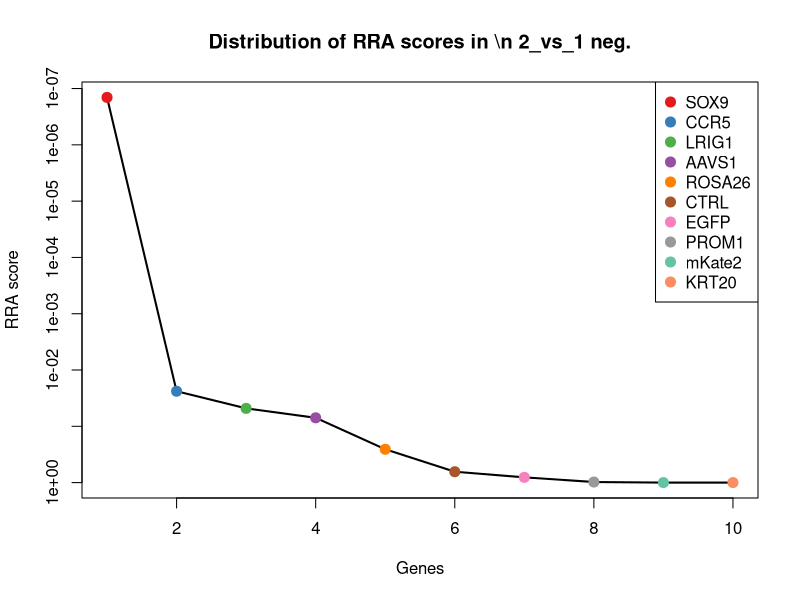
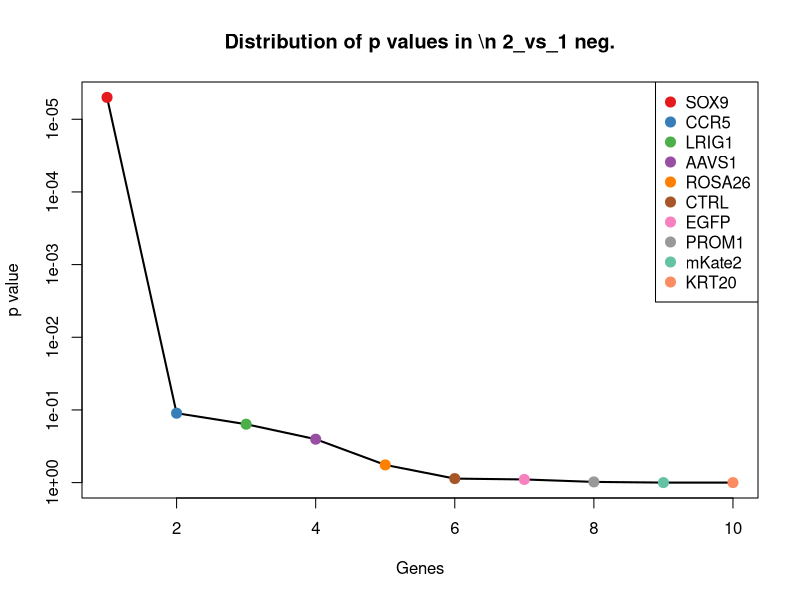
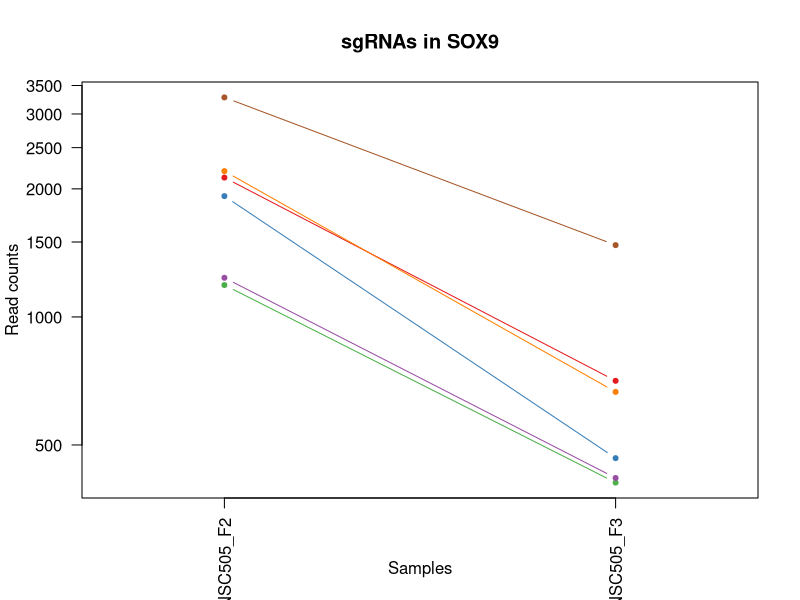
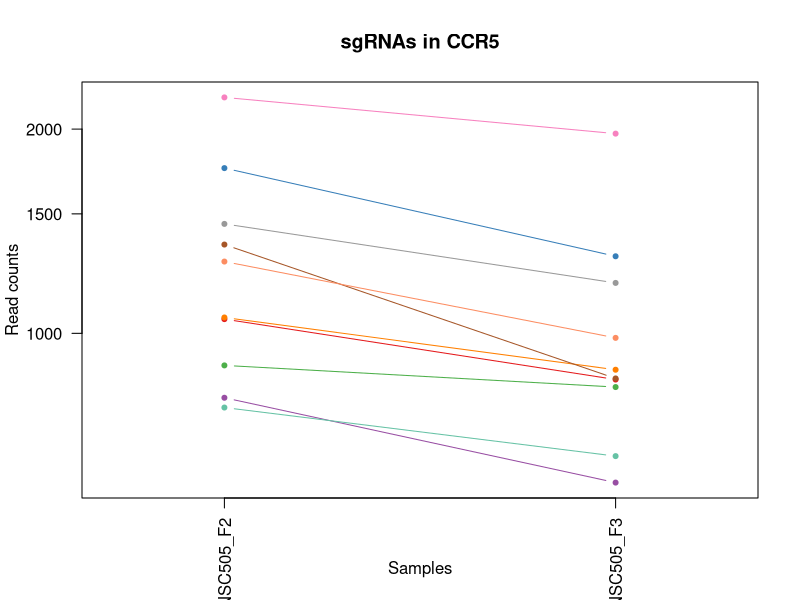
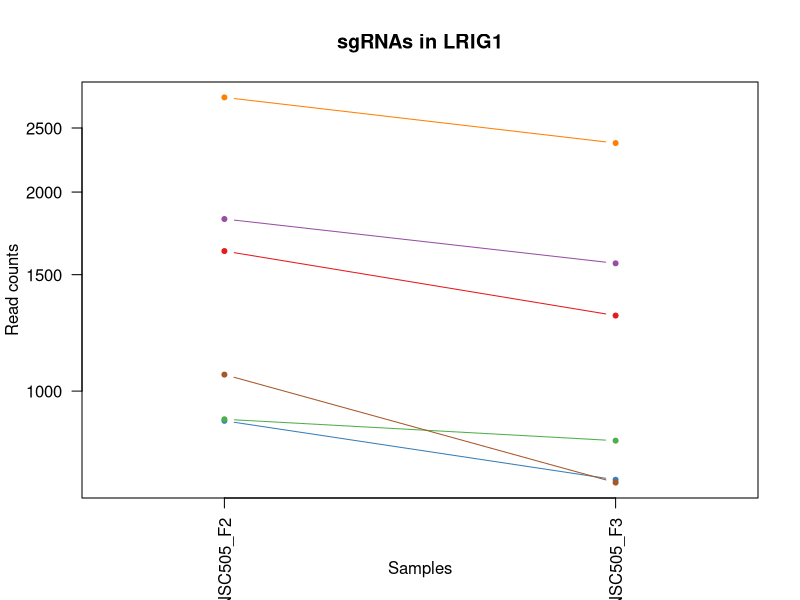
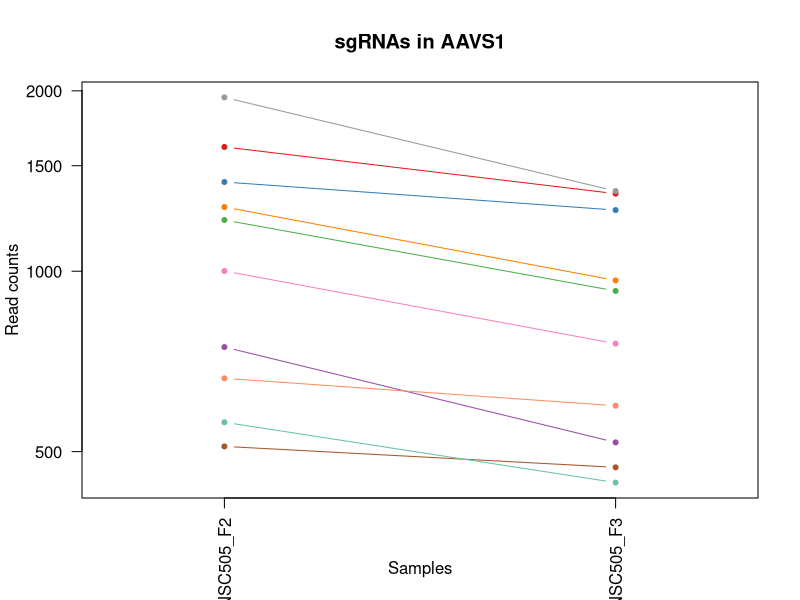
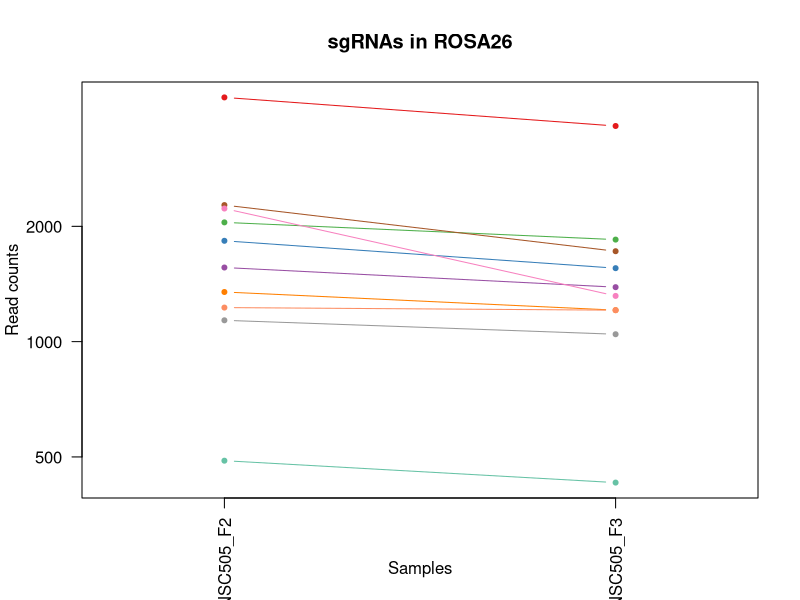
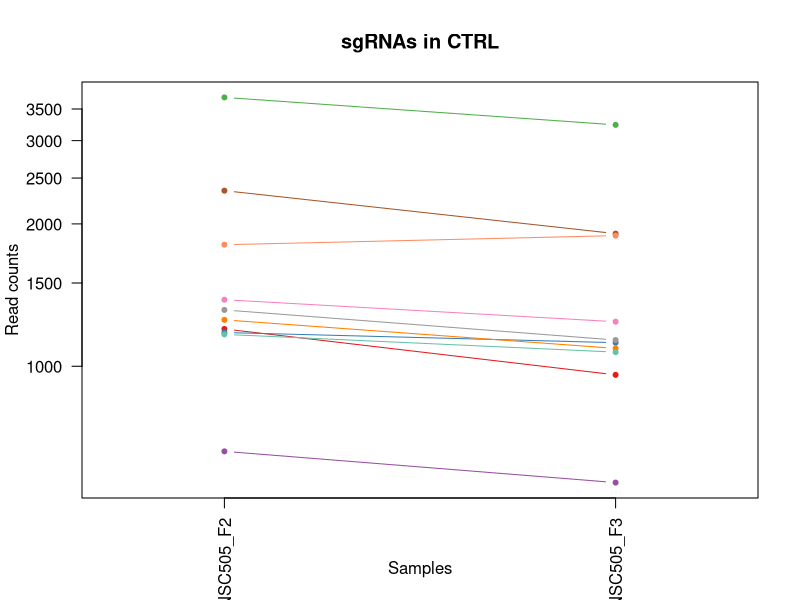

Here is the R script that generated these plots, in order: (Note: this script raises an error after producing the figures.)
pdf(file='S5A_c1_t2.pdf',width=4.5,height=4.5);
gstable=read.table('S5A_c1_t2.gene_summary.txt',header=T)
# 
#
# parameters
# Do not modify the variables beginning with "__"

# gstablename='__GENE_SUMMARY_FILE__'
startindex=3
# outputfile='__OUTPUT_FILE__'
targetgenelist=c("SOX9","CCR5","LRIG1","AAVS1","ROSA26","CTRL","EGFP","PROM1","mKate2","KRT20")
# samplelabel=sub('.\\w+.\\w+$','',colnames(gstable)[startindex]);
samplelabel='2_vs_1 neg.'


# You need to write some codes in front of this code:
# gstable=read.table(gstablename,header=T)
# pdf(file=outputfile,width=6,height=6)


# set up color using RColorBrewer
#library(RColorBrewer)
#colors <- brewer.pal(length(targetgenelist), "Set1")

colors=c( "#E41A1C", "#377EB8", "#4DAF4A", "#984EA3", "#FF7F00",  "#A65628", "#F781BF",
          "#999999", "#66C2A5", "#FC8D62", "#8DA0CB", "#E78AC3", "#A6D854", "#FFD92F", "#E5C494", "#B3B3B3", 
          "#8DD3C7", "#FFFFB3", "#BEBADA", "#FB8072", "#80B1D3", "#FDB462", "#B3DE69", "#FCCDE5",
          "#D9D9D9", "#BC80BD", "#CCEBC5", "#FFED6F")

######
# function definition

plotrankedvalues<-function(val, tglist, ...){
  
  plot(val,log='y',ylim=c(max(val),min(val)),type='l',lwd=2, ...)
  if(length(tglist)>0){
    for(i in 1:length(tglist)){
      targetgene=tglist[i];
      tx=which(names(val)==targetgene);ty=val[targetgene];
      points(tx,ty,col=colors[(i %% length(colors)) ],cex=2,pch=20)
      # text(tx+50,ty,targetgene,col=colors[i])
    }
    legend('topright',tglist,pch=20,pt.cex = 2,cex=1,col=colors)
  }
}



plotrandvalues<-function(val,targetgenelist, ...){
  # choose the one with the best distance distribution
  
  mindiffvalue=0;
  randval=val;
  for(i in 1:20){
    randval0=sample(val)
    vindex=sort(which(names(randval0) %in% targetgenelist))
    if(max(vindex)>0.9*length(val)){
      # print('pass...')
      next;
    }
    mindiffind=min(diff(vindex));
    if (mindiffind > mindiffvalue){
      mindiffvalue=mindiffind;
      randval=randval0;
      # print(paste('Diff: ',mindiffvalue))
    }
  }
  plot(randval,log='y',ylim=c(max(randval),min(randval)),pch=20,col='grey', ...)
  
  if(length(targetgenelist)>0){
    for(i in 1:length(targetgenelist)){
      targetgene=targetgenelist[i];
      tx=which(names(randval)==targetgene);ty=randval[targetgene];
      points(tx,ty,col=colors[(i %% length(colors)) ],cex=2,pch=20)
      text(tx+50,ty,targetgene,col=colors[i])
    }
  }
  
}




# set.seed(1235)



pvec=gstable[,startindex]
names(pvec)=gstable[,'id']
pvec=sort(pvec);

plotrankedvalues(pvec,targetgenelist,xlab='Genes',ylab='RRA score',main=paste('Distribution of RRA scores in \\n',samplelabel))

# plotrandvalues(pvec,targetgenelist,xlab='Genes',ylab='RRA score',main=paste('Distribution of RRA scores in \\n',samplelabel))


pvec=gstable[,startindex+1]
names(pvec)=gstable[,'id']
pvec=sort(pvec);

plotrankedvalues(pvec,targetgenelist,xlab='Genes',ylab='p value',main=paste('Distribution of p values in \\n',samplelabel))

# plotrandvalues(pvec,targetgenelist,xlab='Genes',ylab='p value',main=paste('Distribution of p values in \\n',samplelabel))



# you need to write after this code:
# dev.off()






# parameters
# Do not modify the variables beginning with "__"
targetmat=list(c(2124.9975205822075,706.6174518270284),c(1921.9227689582103,464.5546221195187),c(1187.3557248063362,406.87156482751635),c(1234.9665517421058,417.17211077251676),c(2200.786183867718,665.4152680470268),c(3280.2888109215965,1474.0081247295593))
targetgene="SOX9"
collabel=c("S34_MNSC505_F2","S35_MNSC505_F3")

# set up color using RColorBrewer
#library(RColorBrewer)
#colors <- brewer.pal(length(targetgenelist), "Set1")

colors=c( "#E41A1C", "#377EB8", "#4DAF4A", "#984EA3", "#FF7F00",  "#A65628", "#F781BF",
          "#999999", "#66C2A5", "#FC8D62", "#8DA0CB", "#E78AC3", "#A6D854", "#FFD92F", "#E5C494", "#B3B3B3", 
          "#8DD3C7", "#FFFFB3", "#BEBADA", "#FB8072", "#80B1D3", "#FDB462", "#B3DE69", "#FCCDE5",
          "#D9D9D9", "#BC80BD", "#CCEBC5", "#FFED6F")


## code

targetmatvec=unlist(targetmat)+1
yrange=range(targetmatvec[targetmatvec>0]);
# yrange[1]=1; # set the minimum value to 1
for(i in 1:length(targetmat)){
  vali=targetmat[[i]]+1;
  if(i==1){
    plot(1:length(vali),vali,type='b',las=1,pch=20,main=paste('sgRNAs in',targetgene),ylab='Read counts',xlab='Samples',xlim=c(0.7,length(vali)+0.3),ylim = yrange,col=colors[(i %% length(colors))],xaxt='n',log='y')
    axis(1,at=1:length(vali),labels=(collabel),las=2)
    # lines(0:100,rep(1,101),col='black');
  }else{
    lines(1:length(vali),vali,type='b',pch=20,col=colors[(i %% length(colors))])
  }
}




# parameters
# Do not modify the variables beginning with "__"
targetmat=list(c(1048.409842116233,853.9152588405343),c(1750.9124518011602,1297.8687890700521),c(895.86086601591,832.2841123560335),c(802.5825112029736,601.5518831880242),c(1054.2397392920416,882.7567874865355),c(1350.592845728975,857.0054226240345),c(2226.049071629555,1968.4343300895791),c(1448.7294481884185,1185.5928382695477),c(776.3479739118352,658.2048858855264),c(1274.804182443464,983.7021377475396))
targetgene="CCR5"
collabel=c("S34_MNSC505_F2","S35_MNSC505_F3")

# set up color using RColorBrewer
#library(RColorBrewer)
#colors <- brewer.pal(length(targetgenelist), "Set1")

colors=c( "#E41A1C", "#377EB8", "#4DAF4A", "#984EA3", "#FF7F00",  "#A65628", "#F781BF",
          "#999999", "#66C2A5", "#FC8D62", "#8DA0CB", "#E78AC3", "#A6D854", "#FFD92F", "#E5C494", "#B3B3B3", 
          "#8DD3C7", "#FFFFB3", "#BEBADA", "#FB8072", "#80B1D3", "#FDB462", "#B3DE69", "#FCCDE5",
          "#D9D9D9", "#BC80BD", "#CCEBC5", "#FFED6F")


## code

targetmatvec=unlist(targetmat)+1
yrange=range(targetmatvec[targetmatvec>0]);
# yrange[1]=1; # set the minimum value to 1
for(i in 1:length(targetmat)){
  vali=targetmat[[i]]+1;
  if(i==1){
    plot(1:length(vali),vali,type='b',las=1,pch=20,main=paste('sgRNAs in',targetgene),ylab='Read counts',xlab='Samples',xlim=c(0.7,length(vali)+0.3),ylim = yrange,col=colors[(i %% length(colors))],xaxt='n',log='y')
    axis(1,at=1:length(vali),labels=(collabel),las=2)
    # lines(0:100,rep(1,101),col='black');
  }else{
    lines(1:length(vali),vali,type='b',pch=20,col=colors[(i %% length(colors))])
  }
}




# parameters
# Do not modify the variables beginning with "__"
targetmat=list(c(1627.5129615798799,1299.9288982590524),c(900.719113662417,733.3988712840295),c(905.5773613089242,840.5245491120338),c(1819.899568381561,1559.5026560730628),c(2779.8893033313648,2371.1856765390953),c(1058.1263374092473,726.1884891225292))
targetgene="LRIG1"
collabel=c("S34_MNSC505_F2","S35_MNSC505_F3")

# set up color using RColorBrewer
#library(RColorBrewer)
#colors <- brewer.pal(length(targetgenelist), "Set1")

colors=c( "#E41A1C", "#377EB8", "#4DAF4A", "#984EA3", "#FF7F00",  "#A65628", "#F781BF",
          "#999999", "#66C2A5", "#FC8D62", "#8DA0CB", "#E78AC3", "#A6D854", "#FFD92F", "#E5C494", "#B3B3B3", 
          "#8DD3C7", "#FFFFB3", "#BEBADA", "#FB8072", "#80B1D3", "#FDB462", "#B3DE69", "#FCCDE5",
          "#D9D9D9", "#BC80BD", "#CCEBC5", "#FFED6F")


## code

targetmatvec=unlist(targetmat)+1
yrange=range(targetmatvec[targetmatvec>0]);
# yrange[1]=1; # set the minimum value to 1
for(i in 1:length(targetmat)){
  vali=targetmat[[i]]+1;
  if(i==1){
    plot(1:length(vali),vali,type='b',las=1,pch=20,main=paste('sgRNAs in',targetgene),ylab='Read counts',xlab='Samples',xlim=c(0.7,length(vali)+0.3),ylim = yrange,col=colors[(i %% length(colors))],xaxt='n',log='y')
    axis(1,at=1:length(vali),labels=(collabel),las=2)
    # lines(0:100,rep(1,101),col='black');
  }else{
    lines(1:length(vali),vali,type='b',pch=20,col=colors[(i %% length(colors))])
  }
}




# parameters
# Do not modify the variables beginning with "__"
targetmat=list(c(1610.9949195817558,1346.281355011554),c(1407.9201679577586,1263.8769874515508),c(1216.5052106853789,926.0190804555373),c(746.2268385034912,517.0874064390208),c(1278.6907805606697,964.1311004520388),c(509.1443533539445,469.7048950920189),c(999.827365651162,756.0600723630304),c(1949.1289557786502,1359.6720647400548),c(558.6984793483169,442.92347563501784),c(661.6933294542675,595.371555621024))
targetgene="AAVS1"
collabel=c("S34_MNSC505_F2","S35_MNSC505_F3")

# set up color using RColorBrewer
#library(RColorBrewer)
#colors <- brewer.pal(length(targetgenelist), "Set1")

colors=c( "#E41A1C", "#377EB8", "#4DAF4A", "#984EA3", "#FF7F00",  "#A65628", "#F781BF",
          "#999999", "#66C2A5", "#FC8D62", "#8DA0CB", "#E78AC3", "#A6D854", "#FFD92F", "#E5C494", "#B3B3B3", 
          "#8DD3C7", "#FFFFB3", "#BEBADA", "#FB8072", "#80B1D3", "#FDB462", "#B3DE69", "#FCCDE5",
          "#D9D9D9", "#BC80BD", "#CCEBC5", "#FFED6F")


## code

targetmatvec=unlist(targetmat)+1
yrange=range(targetmatvec[targetmatvec>0]);
# yrange[1]=1; # set the minimum value to 1
for(i in 1:length(targetmat)){
  vali=targetmat[[i]]+1;
  if(i==1){
    plot(1:length(vali),vali,type='b',las=1,pch=20,main=paste('sgRNAs in',targetgene),ylab='Read counts',xlab='Samples',xlim=c(0.7,length(vali)+0.3),ylim = yrange,col=colors[(i %% length(colors))],xaxt='n',log='y')
    axis(1,at=1:length(vali),labels=(collabel),las=2)
    # lines(0:100,rep(1,101),col='black');
  }else{
    lines(1:length(vali),vali,type='b',pch=20,col=colors[(i %% length(colors))])
  }
}




# parameters
# Do not modify the variables beginning with "__"
targetmat=list(c(4341.3300969187485,3655.663755880647),c(1832.5310122624796,1554.3523831005625),c(2047.2655582380935,1845.8578333440742),c(1560.4691440580818,1386.4534841970558),c(1346.7062476117692,1207.2239847540486),c(2271.7165995067216,1721.2212274095693),c(2225.0774221002534,1315.379717176553),c(1135.8582997533608,1044.475358823042),c(487.76806370931325,427.4726567175172),c(1226.221705978393,1207.2239847540486))
targetgene="ROSA26"
collabel=c("S34_MNSC505_F2","S35_MNSC505_F3")

# set up color using RColorBrewer
#library(RColorBrewer)
#colors <- brewer.pal(length(targetgenelist), "Set1")

colors=c( "#E41A1C", "#377EB8", "#4DAF4A", "#984EA3", "#FF7F00",  "#A65628", "#F781BF",
          "#999999", "#66C2A5", "#FC8D62", "#8DA0CB", "#E78AC3", "#A6D854", "#FFD92F", "#E5C494", "#B3B3B3", 
          "#8DD3C7", "#FFFFB3", "#BEBADA", "#FB8072", "#80B1D3", "#FDB462", "#B3DE69", "#FCCDE5",
          "#D9D9D9", "#BC80BD", "#CCEBC5", "#FFED6F")


## code

targetmatvec=unlist(targetmat)+1
yrange=range(targetmatvec[targetmatvec>0]);
# yrange[1]=1; # set the minimum value to 1
for(i in 1:length(targetmat)){
  vali=targetmat[[i]]+1;
  if(i==1){
    plot(1:length(vali),vali,type='b',las=1,pch=20,main=paste('sgRNAs in',targetgene),ylab='Read counts',xlab='Samples',xlim=c(0.7,length(vali)+0.3),ylim = yrange,col=colors[(i %% length(colors))],xaxt='n',log='y')
    axis(1,at=1:length(vali),labels=(collabel),las=2)
    # lines(0:100,rep(1,101),col='black');
  }else{
    lines(1:length(vali),vali,type='b',pch=20,col=colors[(i %% length(colors))])
  }
}




# parameters
# Do not modify the variables beginning with "__"
targetmat=list(c(1198.043869628652,957.9507728850385),c(1177.639229513322,1120.699398816045),c(3701.984706638413,3238.4916451081303),c(659.7500303956647,566.5300269750228),c(1252.4562432695313,1089.797760981044),c(2350.420211380137,1906.6310544195767),c(1381.6856306666205,1241.21578637255),c(1314.6418131448224,1135.1201631390456),c(1166.9510846910064,1070.226723685543),c(1806.2964749713412,1888.090071718576))
targetgene="CTRL"
collabel=c("S34_MNSC505_F2","S35_MNSC505_F3")

# set up color using RColorBrewer
#library(RColorBrewer)
#colors <- brewer.pal(length(targetgenelist), "Set1")

colors=c( "#E41A1C", "#377EB8", "#4DAF4A", "#984EA3", "#FF7F00",  "#A65628", "#F781BF",
          "#999999", "#66C2A5", "#FC8D62", "#8DA0CB", "#E78AC3", "#A6D854", "#FFD92F", "#E5C494", "#B3B3B3", 
          "#8DD3C7", "#FFFFB3", "#BEBADA", "#FB8072", "#80B1D3", "#FDB462", "#B3DE69", "#FCCDE5",
          "#D9D9D9", "#BC80BD", "#CCEBC5", "#FFED6F")


## code

targetmatvec=unlist(targetmat)+1
yrange=range(targetmatvec[targetmatvec>0]);
# yrange[1]=1; # set the minimum value to 1
for(i in 1:length(targetmat)){
  vali=targetmat[[i]]+1;
  if(i==1){
    plot(1:length(vali),vali,type='b',las=1,pch=20,main=paste('sgRNAs in',targetgene),ylab='Read counts',xlab='Samples',xlim=c(0.7,length(vali)+0.3),ylim = yrange,col=colors[(i %% length(colors))],xaxt='n',log='y')
    axis(1,at=1:length(vali),labels=(collabel),las=2)
    # lines(0:100,rep(1,101),col='black');
  }else{
    lines(1:length(vali),vali,type='b',pch=20,col=colors[(i %% length(colors))])
  }
}




# parameters
# Do not modify the variables beginning with "__"
targetmat=list(c(1622.6547139333727,1403.9644123035564),c(2027.832567652065,1918.9917095535773),c(1183.4691266891305,1095.978088548044),c(1158.2062389272935,929.1092442390374),c(1703.3016248653907,1682.0791528185678),c(2119.167623406399,1996.2458041410803))
targetgene="EGFP"
collabel=c("S34_MNSC505_F2","S35_MNSC505_F3")

# set up color using RColorBrewer
#library(RColorBrewer)
#colors <- brewer.pal(length(targetgenelist), "Set1")

colors=c( "#E41A1C", "#377EB8", "#4DAF4A", "#984EA3", "#FF7F00",  "#A65628", "#F781BF",
          "#999999", "#66C2A5", "#FC8D62", "#8DA0CB", "#E78AC3", "#A6D854", "#FFD92F", "#E5C494", "#B3B3B3", 
          "#8DD3C7", "#FFFFB3", "#BEBADA", "#FB8072", "#80B1D3", "#FDB462", "#B3DE69", "#FCCDE5",
          "#D9D9D9", "#BC80BD", "#CCEBC5", "#FFED6F")


## code

targetmatvec=unlist(targetmat)+1
yrange=range(targetmatvec[targetmatvec>0]);
# yrange[1]=1; # set the minimum value to 1
for(i in 1:length(targetmat)){
  vali=targetmat[[i]]+1;
  if(i==1){
    plot(1:length(vali),vali,type='b',las=1,pch=20,main=paste('sgRNAs in',targetgene),ylab='Read counts',xlab='Samples',xlim=c(0.7,length(vali)+0.3),ylim = yrange,col=colors[(i %% length(colors))],xaxt='n',log='y')
    axis(1,at=1:length(vali),labels=(collabel),las=2)
    # lines(0:100,rep(1,101),col='black');
  }else{
    lines(1:length(vali),vali,type='b',pch=20,col=colors[(i %% length(colors))])
  }
}




# parameters
# Do not modify the variables beginning with "__"
targetmat=list(c(1297.1521216173967,1185.5928382695477),c(1953.9872034251573,1765.513574973071),c(1338.9330513773577,1150.5709820565462),c(2195.927936221211,2036.417933326582),c(1283.549028207177,1178.3824561080473),c(3071.384162121791,2890.333192167116))
targetgene="PROM1"
collabel=c("S34_MNSC505_F2","S35_MNSC505_F3")

# set up color using RColorBrewer
#library(RColorBrewer)
#colors <- brewer.pal(length(targetgenelist), "Set1")

colors=c( "#E41A1C", "#377EB8", "#4DAF4A", "#984EA3", "#FF7F00",  "#A65628", "#F781BF",
          "#999999", "#66C2A5", "#FC8D62", "#8DA0CB", "#E78AC3", "#A6D854", "#FFD92F", "#E5C494", "#B3B3B3", 
          "#8DD3C7", "#FFFFB3", "#BEBADA", "#FB8072", "#80B1D3", "#FDB462", "#B3DE69", "#FCCDE5",
          "#D9D9D9", "#BC80BD", "#CCEBC5", "#FFED6F")


## code

targetmatvec=unlist(targetmat)+1
yrange=range(targetmatvec[targetmatvec>0]);
# yrange[1]=1; # set the minimum value to 1
for(i in 1:length(targetmat)){
  vali=targetmat[[i]]+1;
  if(i==1){
    plot(1:length(vali),vali,type='b',las=1,pch=20,main=paste('sgRNAs in',targetgene),ylab='Read counts',xlab='Samples',xlim=c(0.7,length(vali)+0.3),ylim = yrange,col=colors[(i %% length(colors))],xaxt='n',log='y')
    axis(1,at=1:length(vali),labels=(collabel),las=2)
    # lines(0:100,rep(1,101),col='black');
  }else{
    lines(1:length(vali),vali,type='b',pch=20,col=colors[(i %% length(colors))])
  }
}




# parameters
# Do not modify the variables beginning with "__"
targetmat=list(c(778.2912729704381,2384.576386267596),c(873.5129268419773,2654.450690026607),c(854.0799362559488,2532.904247875602),c(864.7680810782645,1641.907023633066),c(741.368590856984,2063.199352783583),c(1314.6418131448224,3757.639160736151))
targetgene="mKate2"
collabel=c("S34_MNSC505_F2","S35_MNSC505_F3")

# set up color using RColorBrewer
#library(RColorBrewer)
#colors <- brewer.pal(length(targetgenelist), "Set1")

colors=c( "#E41A1C", "#377EB8", "#4DAF4A", "#984EA3", "#FF7F00",  "#A65628", "#F781BF",
          "#999999", "#66C2A5", "#FC8D62", "#8DA0CB", "#E78AC3", "#A6D854", "#FFD92F", "#E5C494", "#B3B3B3", 
          "#8DD3C7", "#FFFFB3", "#BEBADA", "#FB8072", "#80B1D3", "#FDB462", "#B3DE69", "#FCCDE5",
          "#D9D9D9", "#BC80BD", "#CCEBC5", "#FFED6F")


## code

targetmatvec=unlist(targetmat)+1
yrange=range(targetmatvec[targetmatvec>0]);
# yrange[1]=1; # set the minimum value to 1
for(i in 1:length(targetmat)){
  vali=targetmat[[i]]+1;
  if(i==1){
    plot(1:length(vali),vali,type='b',las=1,pch=20,main=paste('sgRNAs in',targetgene),ylab='Read counts',xlab='Samples',xlim=c(0.7,length(vali)+0.3),ylim = yrange,col=colors[(i %% length(colors))],xaxt='n',log='y')
    axis(1,at=1:length(vali),labels=(collabel),las=2)
    # lines(0:100,rep(1,101),col='black');
  }else{
    lines(1:length(vali),vali,type='b',pch=20,col=colors[(i %% length(colors))])
  }
}




# parameters
# Do not modify the variables beginning with "__"
targetmat=list(c(933.7551976586653,2602.947960301605),c(1274.804182443464,3626.822227234646),c(1212.6186125681731,3085.013510527624),c(576.1881708757426,1472.9780701350592),c(1657.634096988224,4683.658241191689),c(752.0567356792997,2136.333228993086))
targetgene="KRT20"
collabel=c("S34_MNSC505_F2","S35_MNSC505_F3")

# set up color using RColorBrewer
#library(RColorBrewer)
#colors <- brewer.pal(length(targetgenelist), "Set1")

colors=c( "#E41A1C", "#377EB8", "#4DAF4A", "#984EA3", "#FF7F00",  "#A65628", "#F781BF",
          "#999999", "#66C2A5", "#FC8D62", "#8DA0CB", "#E78AC3", "#A6D854", "#FFD92F", "#E5C494", "#B3B3B3", 
          "#8DD3C7", "#FFFFB3", "#BEBADA", "#FB8072", "#80B1D3", "#FDB462", "#B3DE69", "#FCCDE5",
          "#D9D9D9", "#BC80BD", "#CCEBC5", "#FFED6F")


## code

targetmatvec=unlist(targetmat)+1
yrange=range(targetmatvec[targetmatvec>0]);
# yrange[1]=1; # set the minimum value to 1
for(i in 1:length(targetmat)){
  vali=targetmat[[i]]+1;
  if(i==1){
    plot(1:length(vali),vali,type='b',las=1,pch=20,main=paste('sgRNAs in',targetgene),ylab='Read counts',xlab='Samples',xlim=c(0.7,length(vali)+0.3),ylim = yrange,col=colors[(i %% length(colors))],xaxt='n',log='y')
    axis(1,at=1:length(vali),labels=(collabel),las=2)
    # lines(0:100,rep(1,101),col='black');
  }else{
    lines(1:length(vali),vali,type='b',pch=20,col=colors[(i %% length(colors))])
  }
}



# 
#
# parameters
# Do not modify the variables beginning with "__"

# gstablename='__GENE_SUMMARY_FILE__'
startindex=9
# outputfile='__OUTPUT_FILE__'
targetgenelist=c("mKate2","KRT20","EGFP","LRIG1","CTRL","AAVS1","ROSA26","PROM1","CCR5","SOX9")
# samplelabel=sub('.\\w+.\\w+$','',colnames(gstable)[startindex]);
samplelabel='2_vs_1 pos.'


# You need to write some codes in front of this code:
# gstable=read.table(gstablename,header=T)
# pdf(file=outputfile,width=6,height=6)


# set up color using RColorBrewer
#library(RColorBrewer)
#colors <- brewer.pal(length(targetgenelist), "Set1")

colors=c( "#E41A1C", "#377EB8", "#4DAF4A", "#984EA3", "#FF7F00",  "#A65628", "#F781BF",
          "#999999", "#66C2A5", "#FC8D62", "#8DA0CB", "#E78AC3", "#A6D854", "#FFD92F", "#E5C494", "#B3B3B3", 
          "#8DD3C7", "#FFFFB3", "#BEBADA", "#FB8072", "#80B1D3", "#FDB462", "#B3DE69", "#FCCDE5",
          "#D9D9D9", "#BC80BD", "#CCEBC5", "#FFED6F")

######
# function definition

plotrankedvalues<-function(val, tglist, ...){
  
  plot(val,log='y',ylim=c(max(val),min(val)),type='l',lwd=2, ...)
  if(length(tglist)>0){
    for(i in 1:length(tglist)){
      targetgene=tglist[i];
      tx=which(names(val)==targetgene);ty=val[targetgene];
      points(tx,ty,col=colors[(i %% length(colors)) ],cex=2,pch=20)
      # text(tx+50,ty,targetgene,col=colors[i])
    }
    legend('topright',tglist,pch=20,pt.cex = 2,cex=1,col=colors)
  }
}



plotrandvalues<-function(val,targetgenelist, ...){
  # choose the one with the best distance distribution
  
  mindiffvalue=0;
  randval=val;
  for(i in 1:20){
    randval0=sample(val)
    vindex=sort(which(names(randval0) %in% targetgenelist))
    if(max(vindex)>0.9*length(val)){
      # print('pass...')
      next;
    }
    mindiffind=min(diff(vindex));
    if (mindiffind > mindiffvalue){
      mindiffvalue=mindiffind;
      randval=randval0;
      # print(paste('Diff: ',mindiffvalue))
    }
  }
  plot(randval,log='y',ylim=c(max(randval),min(randval)),pch=20,col='grey', ...)
  
  if(length(targetgenelist)>0){
    for(i in 1:length(targetgenelist)){
      targetgene=targetgenelist[i];
      tx=which(names(randval)==targetgene);ty=randval[targetgene];
      points(tx,ty,col=colors[(i %% length(colors)) ],cex=2,pch=20)
      text(tx+50,ty,targetgene,col=colors[i])
    }
  }
  
}




# set.seed(1235)



pvec=gstable[,startindex]
names(pvec)=gstable[,'id']
pvec=sort(pvec);

plotrankedvalues(pvec,targetgenelist,xlab='Genes',ylab='RRA score',main=paste('Distribution of RRA scores in \\n',samplelabel))

# plotrandvalues(pvec,targetgenelist,xlab='Genes',ylab='RRA score',main=paste('Distribution of RRA scores in \\n',samplelabel))


pvec=gstable[,startindex+1]
names(pvec)=gstable[,'id']
pvec=sort(pvec);

plotrankedvalues(pvec,targetgenelist,xlab='Genes',ylab='p value',main=paste('Distribution of p values in \\n',samplelabel))

# plotrandvalues(pvec,targetgenelist,xlab='Genes',ylab='p value',main=paste('Distribution of p values in \\n',samplelabel))



# you need to write after this code:
# dev.off()






# parameters
# Do not modify the variables beginning with "__"
targetmat=list(c(778.2912729704381,2384.576386267596),c(873.5129268419773,2654.450690026607),c(854.0799362559488,2532.904247875602),c(864.7680810782645,1641.907023633066),c(741.368590856984,2063.199352783583),c(1314.6418131448224,3757.639160736151))
targetgene="mKate2"
collabel=c("S34_MNSC505_F2","S35_MNSC505_F3")

# set up color using RColorBrewer
#library(RColorBrewer)
#colors <- brewer.pal(length(targetgenelist), "Set1")

colors=c( "#E41A1C", "#377EB8", "#4DAF4A", "#984EA3", "#FF7F00",  "#A65628", "#F781BF",
          "#999999", "#66C2A5", "#FC8D62", "#8DA0CB", "#E78AC3", "#A6D854", "#FFD92F", "#E5C494", "#B3B3B3", 
          "#8DD3C7", "#FFFFB3", "#BEBADA", "#FB8072", "#80B1D3", "#FDB462", "#B3DE69", "#FCCDE5",
          "#D9D9D9", "#BC80BD", "#CCEBC5", "#FFED6F")


## code

targetmatvec=unlist(targetmat)+1
yrange=range(targetmatvec[targetmatvec>0]);
# yrange[1]=1; # set the minimum value to 1
for(i in 1:length(targetmat)){
  vali=targetmat[[i]]+1;
  if(i==1){
    plot(1:length(vali),vali,type='b',las=1,pch=20,main=paste('sgRNAs in',targetgene),ylab='Read counts',xlab='Samples',xlim=c(0.7,length(vali)+0.3),ylim = yrange,col=colors[(i %% length(colors))],xaxt='n',log='y')
    axis(1,at=1:length(vali),labels=(collabel),las=2)
    # lines(0:100,rep(1,101),col='black');
  }else{
    lines(1:length(vali),vali,type='b',pch=20,col=colors[(i %% length(colors))])
  }
}




# parameters
# Do not modify the variables beginning with "__"
targetmat=list(c(933.7551976586653,2602.947960301605),c(1274.804182443464,3626.822227234646),c(1212.6186125681731,3085.013510527624),c(576.1881708757426,1472.9780701350592),c(1657.634096988224,4683.658241191689),c(752.0567356792997,2136.333228993086))
targetgene="KRT20"
collabel=c("S34_MNSC505_F2","S35_MNSC505_F3")

# set up color using RColorBrewer
#library(RColorBrewer)
#colors <- brewer.pal(length(targetgenelist), "Set1")

colors=c( "#E41A1C", "#377EB8", "#4DAF4A", "#984EA3", "#FF7F00",  "#A65628", "#F781BF",
          "#999999", "#66C2A5", "#FC8D62", "#8DA0CB", "#E78AC3", "#A6D854", "#FFD92F", "#E5C494", "#B3B3B3", 
          "#8DD3C7", "#FFFFB3", "#BEBADA", "#FB8072", "#80B1D3", "#FDB462", "#B3DE69", "#FCCDE5",
          "#D9D9D9", "#BC80BD", "#CCEBC5", "#FFED6F")


## code

targetmatvec=unlist(targetmat)+1
yrange=range(targetmatvec[targetmatvec>0]);
# yrange[1]=1; # set the minimum value to 1
for(i in 1:length(targetmat)){
  vali=targetmat[[i]]+1;
  if(i==1){
    plot(1:length(vali),vali,type='b',las=1,pch=20,main=paste('sgRNAs in',targetgene),ylab='Read counts',xlab='Samples',xlim=c(0.7,length(vali)+0.3),ylim = yrange,col=colors[(i %% length(colors))],xaxt='n',log='y')
    axis(1,at=1:length(vali),labels=(collabel),las=2)
    # lines(0:100,rep(1,101),col='black');
  }else{
    lines(1:length(vali),vali,type='b',pch=20,col=colors[(i %% length(colors))])
  }
}




# parameters
# Do not modify the variables beginning with "__"
targetmat=list(c(1622.6547139333727,1403.9644123035564),c(2027.832567652065,1918.9917095535773),c(1183.4691266891305,1095.978088548044),c(1158.2062389272935,929.1092442390374),c(1703.3016248653907,1682.0791528185678),c(2119.167623406399,1996.2458041410803))
targetgene="EGFP"
collabel=c("S34_MNSC505_F2","S35_MNSC505_F3")

# set up color using RColorBrewer
#library(RColorBrewer)
#colors <- brewer.pal(length(targetgenelist), "Set1")

colors=c( "#E41A1C", "#377EB8", "#4DAF4A", "#984EA3", "#FF7F00",  "#A65628", "#F781BF",
          "#999999", "#66C2A5", "#FC8D62", "#8DA0CB", "#E78AC3", "#A6D854", "#FFD92F", "#E5C494", "#B3B3B3", 
          "#8DD3C7", "#FFFFB3", "#BEBADA", "#FB8072", "#80B1D3", "#FDB462", "#B3DE69", "#FCCDE5",
          "#D9D9D9", "#BC80BD", "#CCEBC5", "#FFED6F")


## code

targetmatvec=unlist(targetmat)+1
yrange=range(targetmatvec[targetmatvec>0]);
# yrange[1]=1; # set the minimum value to 1
for(i in 1:length(targetmat)){
  vali=targetmat[[i]]+1;
  if(i==1){
    plot(1:length(vali),vali,type='b',las=1,pch=20,main=paste('sgRNAs in',targetgene),ylab='Read counts',xlab='Samples',xlim=c(0.7,length(vali)+0.3),ylim = yrange,col=colors[(i %% length(colors))],xaxt='n',log='y')
    axis(1,at=1:length(vali),labels=(collabel),las=2)
    # lines(0:100,rep(1,101),col='black');
  }else{
    lines(1:length(vali),vali,type='b',pch=20,col=colors[(i %% length(colors))])
  }
}




# parameters
# Do not modify the variables beginning with "__"
targetmat=list(c(1627.5129615798799,1299.9288982590524),c(900.719113662417,733.3988712840295),c(905.5773613089242,840.5245491120338),c(1819.899568381561,1559.5026560730628),c(2779.8893033313648,2371.1856765390953),c(1058.1263374092473,726.1884891225292))
targetgene="LRIG1"
collabel=c("S34_MNSC505_F2","S35_MNSC505_F3")

# set up color using RColorBrewer
#library(RColorBrewer)
#colors <- brewer.pal(length(targetgenelist), "Set1")

colors=c( "#E41A1C", "#377EB8", "#4DAF4A", "#984EA3", "#FF7F00",  "#A65628", "#F781BF",
          "#999999", "#66C2A5", "#FC8D62", "#8DA0CB", "#E78AC3", "#A6D854", "#FFD92F", "#E5C494", "#B3B3B3", 
          "#8DD3C7", "#FFFFB3", "#BEBADA", "#FB8072", "#80B1D3", "#FDB462", "#B3DE69", "#FCCDE5",
          "#D9D9D9", "#BC80BD", "#CCEBC5", "#FFED6F")


## code

targetmatvec=unlist(targetmat)+1
yrange=range(targetmatvec[targetmatvec>0]);
# yrange[1]=1; # set the minimum value to 1
for(i in 1:length(targetmat)){
  vali=targetmat[[i]]+1;
  if(i==1){
    plot(1:length(vali),vali,type='b',las=1,pch=20,main=paste('sgRNAs in',targetgene),ylab='Read counts',xlab='Samples',xlim=c(0.7,length(vali)+0.3),ylim = yrange,col=colors[(i %% length(colors))],xaxt='n',log='y')
    axis(1,at=1:length(vali),labels=(collabel),las=2)
    # lines(0:100,rep(1,101),col='black');
  }else{
    lines(1:length(vali),vali,type='b',pch=20,col=colors[(i %% length(colors))])
  }
}




# parameters
# Do not modify the variables beginning with "__"
targetmat=list(c(1198.043869628652,957.9507728850385),c(1177.639229513322,1120.699398816045),c(3701.984706638413,3238.4916451081303),c(659.7500303956647,566.5300269750228),c(1252.4562432695313,1089.797760981044),c(2350.420211380137,1906.6310544195767),c(1381.6856306666205,1241.21578637255),c(1314.6418131448224,1135.1201631390456),c(1166.9510846910064,1070.226723685543),c(1806.2964749713412,1888.090071718576))
targetgene="CTRL"
collabel=c("S34_MNSC505_F2","S35_MNSC505_F3")

# set up color using RColorBrewer
#library(RColorBrewer)
#colors <- brewer.pal(length(targetgenelist), "Set1")

colors=c( "#E41A1C", "#377EB8", "#4DAF4A", "#984EA3", "#FF7F00",  "#A65628", "#F781BF",
          "#999999", "#66C2A5", "#FC8D62", "#8DA0CB", "#E78AC3", "#A6D854", "#FFD92F", "#E5C494", "#B3B3B3", 
          "#8DD3C7", "#FFFFB3", "#BEBADA", "#FB8072", "#80B1D3", "#FDB462", "#B3DE69", "#FCCDE5",
          "#D9D9D9", "#BC80BD", "#CCEBC5", "#FFED6F")


## code

targetmatvec=unlist(targetmat)+1
yrange=range(targetmatvec[targetmatvec>0]);
# yrange[1]=1; # set the minimum value to 1
for(i in 1:length(targetmat)){
  vali=targetmat[[i]]+1;
  if(i==1){
    plot(1:length(vali),vali,type='b',las=1,pch=20,main=paste('sgRNAs in',targetgene),ylab='Read counts',xlab='Samples',xlim=c(0.7,length(vali)+0.3),ylim = yrange,col=colors[(i %% length(colors))],xaxt='n',log='y')
    axis(1,at=1:length(vali),labels=(collabel),las=2)
    # lines(0:100,rep(1,101),col='black');
  }else{
    lines(1:length(vali),vali,type='b',pch=20,col=colors[(i %% length(colors))])
  }
}




# parameters
# Do not modify the variables beginning with "__"
targetmat=list(c(1610.9949195817558,1346.281355011554),c(1407.9201679577586,1263.8769874515508),c(1216.5052106853789,926.0190804555373),c(746.2268385034912,517.0874064390208),c(1278.6907805606697,964.1311004520388),c(509.1443533539445,469.7048950920189),c(999.827365651162,756.0600723630304),c(1949.1289557786502,1359.6720647400548),c(558.6984793483169,442.92347563501784),c(661.6933294542675,595.371555621024))
targetgene="AAVS1"
collabel=c("S34_MNSC505_F2","S35_MNSC505_F3")

# set up color using RColorBrewer
#library(RColorBrewer)
#colors <- brewer.pal(length(targetgenelist), "Set1")

colors=c( "#E41A1C", "#377EB8", "#4DAF4A", "#984EA3", "#FF7F00",  "#A65628", "#F781BF",
          "#999999", "#66C2A5", "#FC8D62", "#8DA0CB", "#E78AC3", "#A6D854", "#FFD92F", "#E5C494", "#B3B3B3", 
          "#8DD3C7", "#FFFFB3", "#BEBADA", "#FB8072", "#80B1D3", "#FDB462", "#B3DE69", "#FCCDE5",
          "#D9D9D9", "#BC80BD", "#CCEBC5", "#FFED6F")


## code

targetmatvec=unlist(targetmat)+1
yrange=range(targetmatvec[targetmatvec>0]);
# yrange[1]=1; # set the minimum value to 1
for(i in 1:length(targetmat)){
  vali=targetmat[[i]]+1;
  if(i==1){
    plot(1:length(vali),vali,type='b',las=1,pch=20,main=paste('sgRNAs in',targetgene),ylab='Read counts',xlab='Samples',xlim=c(0.7,length(vali)+0.3),ylim = yrange,col=colors[(i %% length(colors))],xaxt='n',log='y')
    axis(1,at=1:length(vali),labels=(collabel),las=2)
    # lines(0:100,rep(1,101),col='black');
  }else{
    lines(1:length(vali),vali,type='b',pch=20,col=colors[(i %% length(colors))])
  }
}




# parameters
# Do not modify the variables beginning with "__"
targetmat=list(c(4341.3300969187485,3655.663755880647),c(1832.5310122624796,1554.3523831005625),c(2047.2655582380935,1845.8578333440742),c(1560.4691440580818,1386.4534841970558),c(1346.7062476117692,1207.2239847540486),c(2271.7165995067216,1721.2212274095693),c(2225.0774221002534,1315.379717176553),c(1135.8582997533608,1044.475358823042),c(487.76806370931325,427.4726567175172),c(1226.221705978393,1207.2239847540486))
targetgene="ROSA26"
collabel=c("S34_MNSC505_F2","S35_MNSC505_F3")

# set up color using RColorBrewer
#library(RColorBrewer)
#colors <- brewer.pal(length(targetgenelist), "Set1")

colors=c( "#E41A1C", "#377EB8", "#4DAF4A", "#984EA3", "#FF7F00",  "#A65628", "#F781BF",
          "#999999", "#66C2A5", "#FC8D62", "#8DA0CB", "#E78AC3", "#A6D854", "#FFD92F", "#E5C494", "#B3B3B3", 
          "#8DD3C7", "#FFFFB3", "#BEBADA", "#FB8072", "#80B1D3", "#FDB462", "#B3DE69", "#FCCDE5",
          "#D9D9D9", "#BC80BD", "#CCEBC5", "#FFED6F")


## code

targetmatvec=unlist(targetmat)+1
yrange=range(targetmatvec[targetmatvec>0]);
# yrange[1]=1; # set the minimum value to 1
for(i in 1:length(targetmat)){
  vali=targetmat[[i]]+1;
  if(i==1){
    plot(1:length(vali),vali,type='b',las=1,pch=20,main=paste('sgRNAs in',targetgene),ylab='Read counts',xlab='Samples',xlim=c(0.7,length(vali)+0.3),ylim = yrange,col=colors[(i %% length(colors))],xaxt='n',log='y')
    axis(1,at=1:length(vali),labels=(collabel),las=2)
    # lines(0:100,rep(1,101),col='black');
  }else{
    lines(1:length(vali),vali,type='b',pch=20,col=colors[(i %% length(colors))])
  }
}




# parameters
# Do not modify the variables beginning with "__"
targetmat=list(c(1297.1521216173967,1185.5928382695477),c(1953.9872034251573,1765.513574973071),c(1338.9330513773577,1150.5709820565462),c(2195.927936221211,2036.417933326582),c(1283.549028207177,1178.3824561080473),c(3071.384162121791,2890.333192167116))
targetgene="PROM1"
collabel=c("S34_MNSC505_F2","S35_MNSC505_F3")

# set up color using RColorBrewer
#library(RColorBrewer)
#colors <- brewer.pal(length(targetgenelist), "Set1")

colors=c( "#E41A1C", "#377EB8", "#4DAF4A", "#984EA3", "#FF7F00",  "#A65628", "#F781BF",
          "#999999", "#66C2A5", "#FC8D62", "#8DA0CB", "#E78AC3", "#A6D854", "#FFD92F", "#E5C494", "#B3B3B3", 
          "#8DD3C7", "#FFFFB3", "#BEBADA", "#FB8072", "#80B1D3", "#FDB462", "#B3DE69", "#FCCDE5",
          "#D9D9D9", "#BC80BD", "#CCEBC5", "#FFED6F")


## code

targetmatvec=unlist(targetmat)+1
yrange=range(targetmatvec[targetmatvec>0]);
# yrange[1]=1; # set the minimum value to 1
for(i in 1:length(targetmat)){
  vali=targetmat[[i]]+1;
  if(i==1){
    plot(1:length(vali),vali,type='b',las=1,pch=20,main=paste('sgRNAs in',targetgene),ylab='Read counts',xlab='Samples',xlim=c(0.7,length(vali)+0.3),ylim = yrange,col=colors[(i %% length(colors))],xaxt='n',log='y')
    axis(1,at=1:length(vali),labels=(collabel),las=2)
    # lines(0:100,rep(1,101),col='black');
  }else{
    lines(1:length(vali),vali,type='b',pch=20,col=colors[(i %% length(colors))])
  }
}




# parameters
# Do not modify the variables beginning with "__"
targetmat=list(c(1048.409842116233,853.9152588405343),c(1750.9124518011602,1297.8687890700521),c(895.86086601591,832.2841123560335),c(802.5825112029736,601.5518831880242),c(1054.2397392920416,882.7567874865355),c(1350.592845728975,857.0054226240345),c(2226.049071629555,1968.4343300895791),c(1448.7294481884185,1185.5928382695477),c(776.3479739118352,658.2048858855264),c(1274.804182443464,983.7021377475396))
targetgene="CCR5"
collabel=c("S34_MNSC505_F2","S35_MNSC505_F3")

# set up color using RColorBrewer
#library(RColorBrewer)
#colors <- brewer.pal(length(targetgenelist), "Set1")

colors=c( "#E41A1C", "#377EB8", "#4DAF4A", "#984EA3", "#FF7F00",  "#A65628", "#F781BF",
          "#999999", "#66C2A5", "#FC8D62", "#8DA0CB", "#E78AC3", "#A6D854", "#FFD92F", "#E5C494", "#B3B3B3", 
          "#8DD3C7", "#FFFFB3", "#BEBADA", "#FB8072", "#80B1D3", "#FDB462", "#B3DE69", "#FCCDE5",
          "#D9D9D9", "#BC80BD", "#CCEBC5", "#FFED6F")


## code

targetmatvec=unlist(targetmat)+1
yrange=range(targetmatvec[targetmatvec>0]);
# yrange[1]=1; # set the minimum value to 1
for(i in 1:length(targetmat)){
  vali=targetmat[[i]]+1;
  if(i==1){
    plot(1:length(vali),vali,type='b',las=1,pch=20,main=paste('sgRNAs in',targetgene),ylab='Read counts',xlab='Samples',xlim=c(0.7,length(vali)+0.3),ylim = yrange,col=colors[(i %% length(colors))],xaxt='n',log='y')
    axis(1,at=1:length(vali),labels=(collabel),las=2)
    # lines(0:100,rep(1,101),col='black');
  }else{
    lines(1:length(vali),vali,type='b',pch=20,col=colors[(i %% length(colors))])
  }
}




# parameters
# Do not modify the variables beginning with "__"
targetmat=list(c(2124.9975205822075,706.6174518270284),c(1921.9227689582103,464.5546221195187),c(1187.3557248063362,406.87156482751635),c(1234.9665517421058,417.17211077251676),c(2200.786183867718,665.4152680470268),c(3280.2888109215965,1474.0081247295593))
targetgene="SOX9"
collabel=c("S34_MNSC505_F2","S35_MNSC505_F3")

# set up color using RColorBrewer
#library(RColorBrewer)
#colors <- brewer.pal(length(targetgenelist), "Set1")

colors=c( "#E41A1C", "#377EB8", "#4DAF4A", "#984EA3", "#FF7F00",  "#A65628", "#F781BF",
          "#999999", "#66C2A5", "#FC8D62", "#8DA0CB", "#E78AC3", "#A6D854", "#FFD92F", "#E5C494", "#B3B3B3", 
          "#8DD3C7", "#FFFFB3", "#BEBADA", "#FB8072", "#80B1D3", "#FDB462", "#B3DE69", "#FCCDE5",
          "#D9D9D9", "#BC80BD", "#CCEBC5", "#FFED6F")


## code

targetmatvec=unlist(targetmat)+1
yrange=range(targetmatvec[targetmatvec>0]);
# yrange[1]=1; # set the minimum value to 1
for(i in 1:length(targetmat)){
  vali=targetmat[[i]]+1;
  if(i==1){
    plot(1:length(vali),vali,type='b',las=1,pch=20,main=paste('sgRNAs in',targetgene),ylab='Read counts',xlab='Samples',xlim=c(0.7,length(vali)+0.3),ylim = yrange,col=colors[(i %% length(colors))],xaxt='n',log='y')
    axis(1,at=1:length(vali),labels=(collabel),las=2)
    # lines(0:100,rep(1,101),col='black');
  }else{
    lines(1:length(vali),vali,type='b',pch=20,col=colors[(i %% length(colors))])
  }
}



dev.off()
Sweave("S5A_c1_t2_summary.Rnw");
library(tools);

texi2dvi("S5A_c1_t2_summary.tex",pdf=TRUE);
